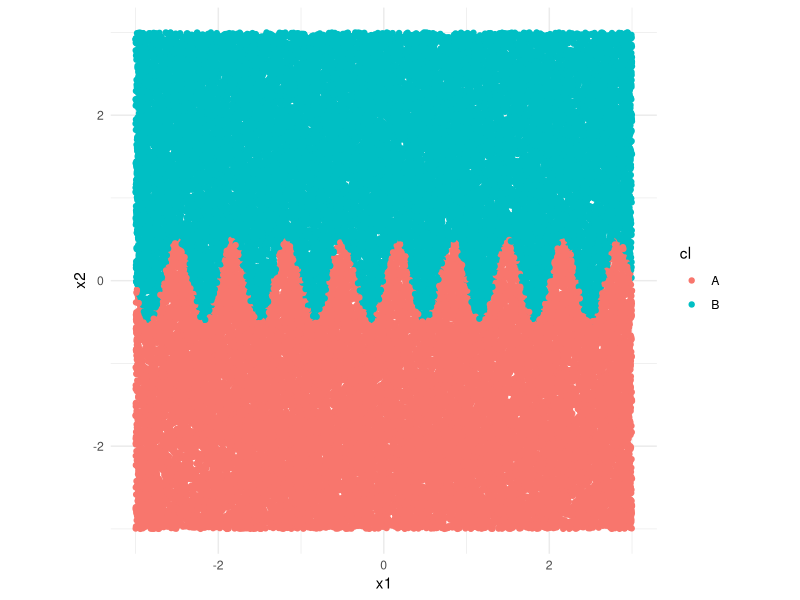
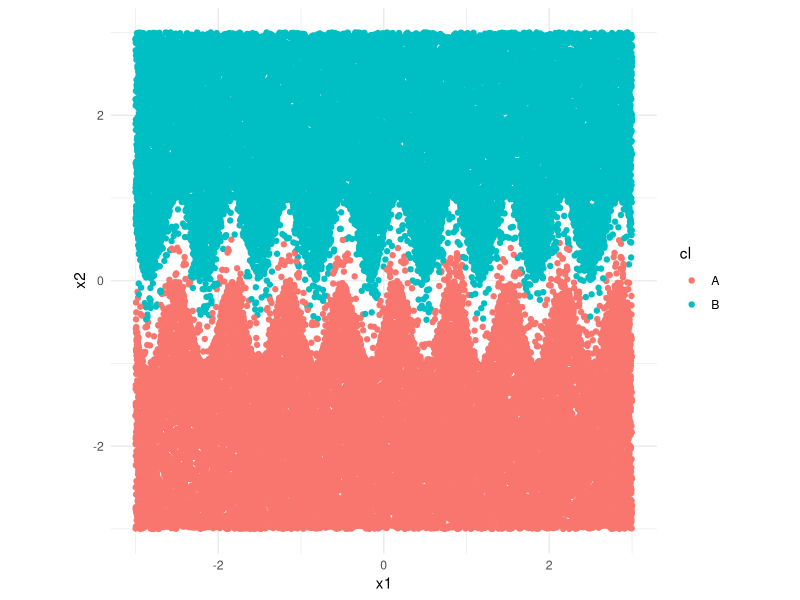
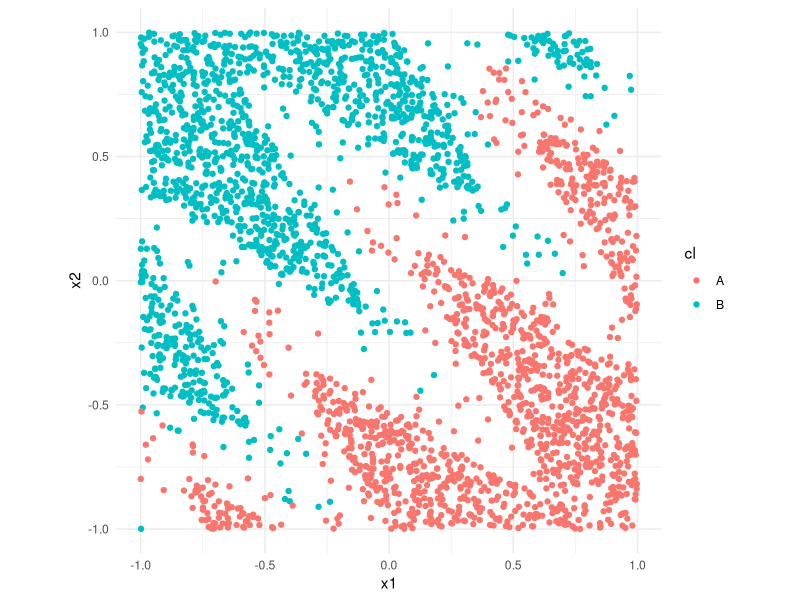

The R source for these figures, in order:
library(tidyverse)
theme_set(theme_minimal())
set.seed(345)

p <- function(d) {
  d |> ggplot(aes(x = x1,y = x2,color = cl)) + geom_point() + coord_equal()
}

rotate_data <- function(data, angle) {
  # Convert the angle from degrees to radians
  theta <- angle * pi / 180
  
  # Create the rotation matrix
  rotation_matrix <- matrix(c(cos(theta), -sin(theta), sin(theta), cos(theta)), nrow = 2)
  
  # Apply the rotation matrix to the dataset
  data <- as.matrix(data)
  center <- colMeans(data)
  centered_data <- apply(data, 2, \(x) x - center)
  rotated_data <- centered_data %*% rotation_matrix
  rotated_data <- apply(rotated_data, 2, \(x) x + center)
  rotated_data <- as_tibble(rotated_data, .name_repair = "unique")
  colnames(rotated_data) <- c("x1", "x2")
  # Return the rotated dataset
  return(rotated_data)
}

x1 <- runif(50000, -3, 3)
x2 <- runif(50000, -3, 3)
sin_x1 <- sin(3*pi*x1)/2
cl <- ifelse(x2 < sin_x1, "A", "B")
# cl <- ifelse(round(abs(x2 - (sin(3*pi*x1)/2))) < 0.75, "A", "B")
dx <- tibble(x1 = x1, x2 = x2, cl)

p(dx)

dx <- rbind(
  dx |> filter(round(abs(x2 - sin_x1)) > 0.75),
  dx |> filter(round(abs(x2 - sin_x1)) <= 0.75) |> slice_sample(prop = 0.1)
)
p(dx)
dx <- rotate_data(dx |> select(x1, x2), 45) |> mutate(cl = dx$cl) |>
  filter(x1 > -1, x1 < 1, x2 > -1, x2 < 1)
p(dx)


